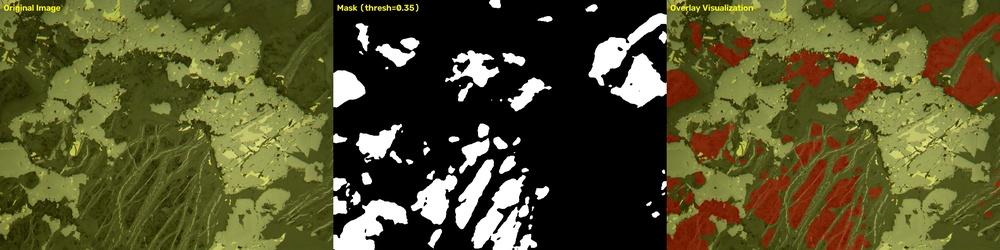
#> input picture test_result.jpg, 1000 x 250 px, shrunk from 2799 x 700 before the run, given as the content of the folder то руд по сортам. ч1/Оталькованные руды/Области оталькования, which was not available
$ python analyze_annotations.py
#> lines starting #> are read from the running program, lines starting #| are printed output that depends on the picture; after the words box and inside, x2 and y2 are one past the last pixel; in counts of white or black regions, pixels touching at a corner belong together; pictures that were not available may be replaced by others from this repository, and a replacement may not be noted
"""
Шаг 1: Анализируем размеченные изображения.
Цель: подтвердить цвет аннотаций (синий) и собрать статистику.

По фото установлено:
  - Аннотации нарисованы СИНИМ цветом (Blue, H≈100-130 в OpenCV HSV)
  - Фон шлифа: оливково-зелёный (тальк+матрица) + жёлтые зоны (сульфиды)
  - Синие линии обводят зоны скопления талька
"""

import cv2
import numpy as np
from pathlib import Path
import json

ANNOTATED_DIR = r"C:\Users\arepe\OneDrive\Desktop\Задача 3. Скажи мне, кто твой шлиф\Фото руд по сортам. ч1\Оталькованные руды\Области оталькования"
ORIGINAL_DIR  = r"C:\Users\arepe\OneDrive\Desktop\Задача 3. Скажи мне, кто твой шлиф\Фото руд по сортам. ч1\Оталькованные руды"

# ── Цвет аннотаций (синий) ────────────────────────────────────────────────────
# В OpenCV синий: H от 100 до 130 (это соответствует ~200-260° в реальном HSV)
BLUE_LOWER = np.array([100, 100, 50])
BLUE_UPPER = np.array([130, 255, 255])

# ── Цвет талька (оливково-зелёный фон) ───────────────────────────────────────
# Тальк/матрица на шлифе: тёмно-оливковый, H≈25-55, умеренная насыщенность
TALC_LOWER = np.array([25, 30, 20])
TALC_UPPER = np.array([55, 180, 130])


def imread_unicode(path) -> np.ndarray | None:
    """Читает изображение с Unicode/кириллическим путём через numpy."""
    try:
        buf = np.fromfile(str(path), dtype=np.uint8)
        img = cv2.imdecode(buf, cv2.IMREAD_COLOR)
#> img is the input picture: shape (250, 1000, 3); mean B, G, R 43, 81.3, 83.9
        return img
    except Exception:
        return None


def analyze_single_image(ann_path):
    """
    Анализирует одно размеченное изображение:
    - Ищет синие аннотационные линии
    - Считает долю каждой фазы (сульфиды / тальк-матрица / аннотации)
    """
    img_bgr = imread_unicode(ann_path)
    if img_bgr is None:
        return None

    img_hsv = cv2.cvtColor(img_bgr, cv2.COLOR_BGR2HSV)
#> img_hsv: shape (250, 1000, 3); mean H, S, V 20.8, 115.8, 86.9
    total_pixels = img_bgr.shape[0] * img_bgr.shape[1]
#> total_pixels = 250000

    # 1. Маска синих аннотаций
    blue_mask = cv2.inRange(img_hsv, BLUE_LOWER, BLUE_UPPER)
#> blue_mask: shape (250, 1000); every value is 0
    n_blue = int((blue_mask > 0).sum())
#> n_blue = 0

    # 2. Маска оливково-зелёного (тальк + матрица) — исключая синие пиксели
    talc_mask_raw = cv2.inRange(img_hsv, TALC_LOWER, TALC_UPPER)
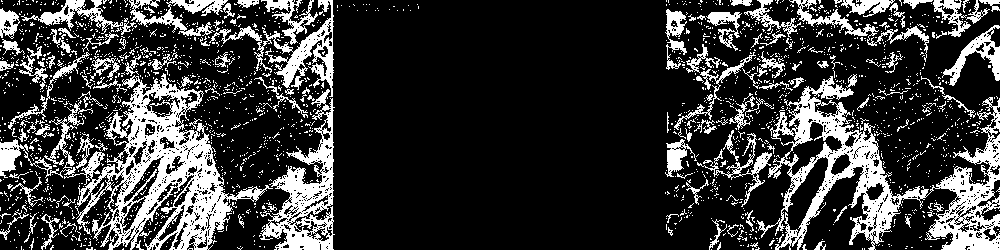
#> talc_mask_raw: shape (250, 1000); 21.7% white; 1963 white regions (1836 under 20 px), largest, box (x1, y1, x2, y2) and area: (0, 73, 273, 250) 12270, (757, 76, 1000, 250) 11701, (260, 89, 335, 250) 4361
    talc_mask_raw = cv2.bitwise_and(talc_mask_raw, cv2.bitwise_not(blue_mask))
    n_talc = int((talc_mask_raw > 0).sum())
#> n_talc = 54181

    # 3. Маска светлых зон (сульфиды) — яркие пиксели
    brightness = img_hsv[:, :, 2]
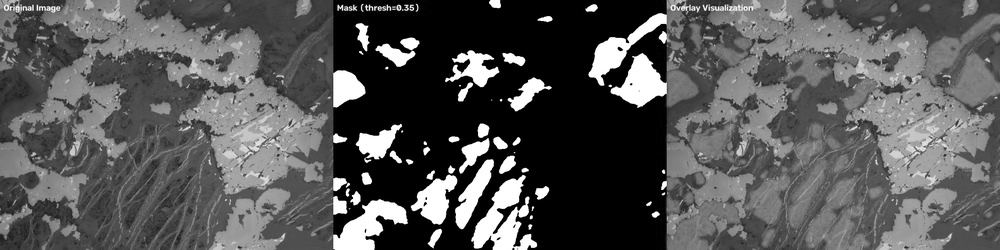
#> brightness: shape (250, 1000); min 0, max 255, mean 86.9
    sulfide_mask = (brightness > 150).astype(np.uint8) * 255
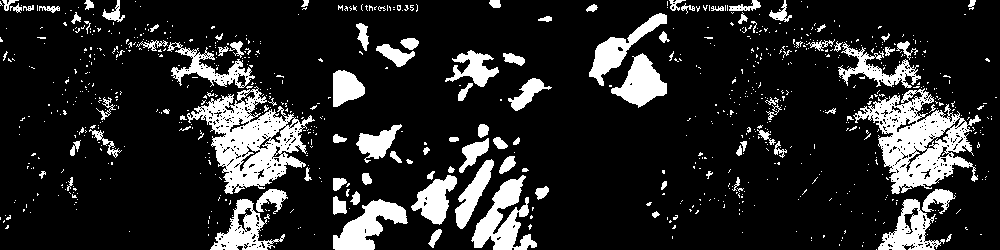
#> sulfide_mask: shape (250, 1000); 15.8% white; 836 white regions (735 under 20 px), largest, box (x1, y1, x2, y2) and area: (853, 88, 981, 194) 5892, (187, 86, 315, 194) 5849, (471, 175, 537, 250) 2278
    sulfide_mask = cv2.bitwise_and(sulfide_mask, cv2.bitwise_not(blue_mask))
    n_sulfide = int((sulfide_mask > 0).sum())
#> n_sulfide = 39486

    return {
        "file": ann_path.name,
        "shape": list(img_bgr.shape),
        "total_pixels": total_pixels,
        "blue_annotation_pixels": n_blue,
        "blue_fraction_pct": round(n_blue / total_pixels * 100, 3),
        "talc_matrix_pixels": n_talc,
        "talc_matrix_fraction_pct": round(n_talc / total_pixels * 100, 1),
        "sulfide_pixels": n_sulfide,
        "sulfide_fraction_pct": round(n_sulfide / total_pixels * 100, 1),
    }


def main():
    ann_dir = Path(ANNOTATED_DIR)
    ann_files = sorted(ann_dir.glob("*.JPG")) + sorted(ann_dir.glob("*.jpg"))

    print(f"Najdeno razmechennyh izobrazhenij: {len(ann_files)}\n")
    print(f"Iskhem annotacii: SINIJ (H={BLUE_LOWER[0]}-{BLUE_UPPER[0]} v OpenCV HSV)")
    print(f"Iskhem talk: OLIVKOVO-ZELENYJ (H={TALC_LOWER[0]}-{TALC_UPPER[0]})\n")
    print("=" * 60)

    all_results = []

    for f in ann_files[:10]:  # Первые 10 для скорости
        res = analyze_single_image(f)
#> res = 9 items
        if res is None:
            continue
        all_results.append(res)

        print(f"[{res['file']}]")
#| [test_result.jpg]
        print(f"  Razmer: {res['shape'][1]}x{res['shape'][0]}")
#|   Razmer: 1000x250
        print(f"  Sinie annotacii: {res['blue_annotation_pixels']} px "
              f"({res['blue_fraction_pct']:.3f}%)")
#|   Sinie annotacii: 0 px (0.000%)
        print(f"  Talk/matrica:    {res['talc_matrix_pixels']} px "
              f"({res['talc_matrix_fraction_pct']:.1f}%)")
#|   Talk/matrica:    54181 px (21.7%)
        print(f"  Sul'fidy (svetl): {res['sulfide_pixels']} px "
              f"({res['sulfide_fraction_pct']:.1f}%)")
#|   Sul'fidy (svetl): 39486 px (15.8%)
        print()

    # Итоговая статистика
    if all_results:
        avg_blue = sum(r["blue_fraction_pct"] for r in all_results) / len(all_results)
#> avg_blue = 0
        avg_talc = sum(r["talc_matrix_fraction_pct"] for r in all_results) / len(all_results)
#> avg_talc = 21.7
        avg_sulf = sum(r["sulfide_fraction_pct"] for r in all_results) / len(all_results)
#> avg_sulf = 15.8
        print("=" * 60)
        print("SREDNEE PO VSEM IZOBRAZHENIYAM:")
        print(f"  Sinie linii (annotacii): {avg_blue:.3f}%")
#|   Sinie linii (annotacii): 0.000%
        print(f"  Talk/matrica:            {avg_talc:.1f}%")
#|   Talk/matrica:            21.7%
        print(f"  Sul'fidy:                {avg_sulf:.1f}%")
#|   Sul'fidy:                15.8%

    # Сохраняем результаты
    with open("annotation_analysis.json", "w", encoding="utf-8") as f:
        json.dump(all_results, f, ensure_ascii=False, indent=2)
    print("\nRezul'taty sohraneny v annotation_analysis.json")


if __name__ == "__main__":
    main()
